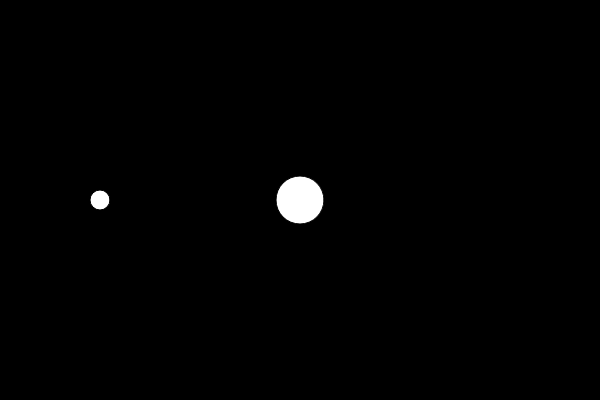
Frame 1 (no input)
Frame 60 (no input): identical to frame 1, image omitted
Frame 120 (the mouse pressed at the canvas centre since frame 60): identical to frame 1, image omitted

The p5.js sketch that drew this single still picture (run headless with seeded random() and noise() and a simulated clock; from frame 60 on, the mouse is pressed at the canvas centre):

// p5.js sketch
// ── sketch.js
var nums = [20, 15, 30, 48];

function setup() {
    createCanvas(600, 400);
}

function draw() {
    background(0);

    ellipse(100, 200, nums[0]);
    ellipse(300, 200, nums[3]);
}
